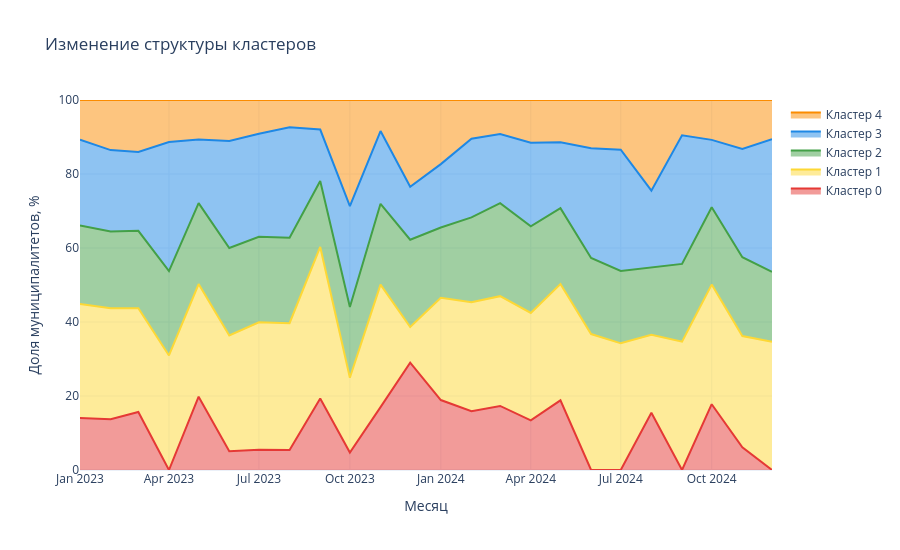

Notebook code for this chart:
### Code cell
import plotly.graph_objects as go


cluster_share = (
    df_plot
    .dropna(subset=['cluster'])
    .groupby(['month', 'cluster'])
    .size()
    .groupby(level=0)
    .transform(lambda x: x / x.sum() * 100)
    .reset_index(name='share')
)

month_cols = sorted(
    df_plot['month'].dropna().unique(),
    key=lambda x: (
        int(str(x).split('-')[0]),
        int(str(x).split('-')[1])
    )
)


cluster_colors = {
    0: '#E53935',
    1: '#FDD835',
    2: '#43A047',
    3: '#1E88E5',
    4: '#FB8C00'
}

fig = go.Figure()


for cluster in range(5):
    d = cluster_share[
        cluster_share['cluster'] == cluster
    ]

    d = (
        d.set_index('month')
         .reindex(month_cols)
         .reset_index()
    )

    fig.add_trace(go.Scatter(
        x=d['month'],
        y=d['share'],
        mode='lines',
        name=f'Кластер {cluster}',
        stackgroup='one',
        line=dict(color=cluster_colors[cluster])
    ))

fig.update_layout(
    title='Изменение структуры кластеров',
    xaxis_title='Месяц',
    yaxis_title='Доля муниципалитетов, %',
    yaxis=dict(range=[0, 100]),
    template='plotly_white',
    height=550,
    hovermode='x unified'
)

fig.write_html(
    'cluster_profiles_change_2023.html',
    include_plotlyjs='cdn',
    full_html=True,
    config={
        'responsive': True,
    },
)
fig.show()

### Figure 1 — Plotly figure (JSON) as saved in the notebook; plotly's stock layout.template omitted (floating-point values rounded to 4 significant figures)
{"data": [{"line": {"color": "#E53935"}, "mode": "lines", "name": "Кластер 0", "stackgroup": "one", "x": ["23-01", "23-02", "23-03", "23-04", "23-05", "23-06", "23-07", "23-08", "23-09", "23-10", "23-11", "23-12", "24-01", "24-02", "24-03", "24-04", "24-05", "24-06", "24-07", "24-08", "24-09", "24-10", "24-11", "24-12"], "y": [14.02, 13.73, 15.68, NaN, 19.82, 5.098, 5.49, 5.403, 19.31, 4.729, 17.0, 28.99, 18.91, 15.91, 17.31, 13.42, 18.83, NaN, NaN, 15.47, NaN, 17.78, 6.159, NaN], "type": "scatter"}, {"line": {"color": "#FDD835"}, "mode": "lines", "name": "Кластер 1", "stackgroup": "one", "x": ["23-01", "23-02", "23-03", "23-04", "23-05", "23-06", "23-07", "23-08", "23-09", "23-10", "23-11", "23-12", "24-01", "24-02", "24-03", "24-04", "24-05", "24-06", "24-07", "24-08", "24-09", "24-10", "24-11", "24-12"], "y": [30.87, 29.99, 28.04, 30.95, 30.42, 31.27, 34.41, 34.28, 40.99, 20.2, 33.1, 9.665, 27.62, 29.45, 29.67, 29.03, 31.43, 36.74, 34.24, 21.08, 34.68, 32.32, 30.06, 34.68], "type": "scatter"}, {"line": {"color": "#43A047"}, "mode": "lines", "name": "Кластер 2", "stackgroup": "one", "x": ["23-01", "23-02", "23-03", "23-04", "23-05", "23-06", "23-07", "23-08", "23-09", "23-10", "23-11", "23-12", "24-01", "24-02", "24-03", "24-04", "24-05", "24-06", "24-07", "24-08", "24-09", "24-10", "24-11", "24-12"], "y": [21.23, 20.74, 20.93, 22.82, 21.88, 23.63, 23.14, 23.08, 17.83, 19.11, 21.84, 23.57, 19.01, 22.92, 25.12, 23.41, 20.5, 20.56, 19.56, 18.28, 21.01, 20.92, 21.29, 18.9], "type": "scatter"}, {"line": {"color": "#1E88E5"}, "mode": "lines", "name": "Кластер 3", "stackgroup": "one", "x": ["23-01", "23-02", "23-03", "23-04", "23-05", "23-06", "23-07", "23-08", "23-09", "23-10", "23-11", "23-12", "24-01", "24-02", "24-03", "24-04", "24-05", "24-06", "24-07", "24-08", "24-09", "24-10", "24-11", "24-12"], "y": [23.17, 22.01, 21.32, 34.87, 17.17, 28.92, 27.84, 29.86, 13.89, 27.29, 19.66, 14.3, 17.13, 21.25, 18.69, 22.58, 17.79, 29.65, 32.78, 20.66, 34.78, 18.2, 29.23, 35.83], "type": "scatter"}, {"line": {"color": "#FB8C00"}, "mode": "lines", "name": "Кластер 4", "stackgroup": "one", "x": ["23-01", "23-02", "23-03", "23-04", "23-05", "23-06", "23-07", "23-08", "23-09", "23-10", "23-11", "23-12", "24-01", "24-02", "24-03", "24-04", "24-05", "24-06", "24-07", "24-08", "24-09", "24-10", "24-11", "24-12"], "y": [10.71, 13.53, 14.02, 11.36, 10.7, 11.08, 9.118, 7.367, 7.98, 28.67, 8.399, 23.47, 17.33, 10.47, 9.199, 11.55, 11.45, 13.05, 13.42, 24.51, 9.524, 10.77, 13.26, 10.59], "type": "scatter"}], "layout": {"yaxis": {"title": {"text": "Доля муниципалитетов, %"}, "range": [0, 100]}, "title": {"text": "Изменение структуры кластеров"}, "xaxis": {"title": {"text": "Месяц"}}, "height": 550, "hovermode": "x unified"}}
